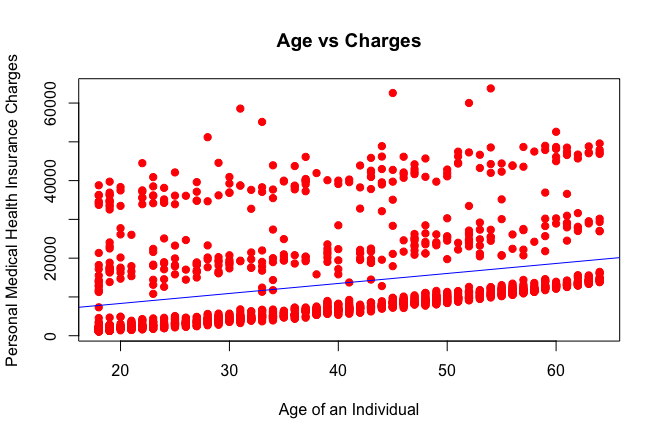

The script that drew this image:
library(readr)
insurance <- read_csv("insurance.csv")
x <- insurance$age
y <- insurance$charges
plot(x,y,main = "Age vs Charges",xlab = "Age of an Individual", ylab = "Personal Medical Health Insurance Charges", pch = 19, frame = T, col ="red")
model <- lm(y ~ x, data = insurance)
abline(model,col = "blue")
